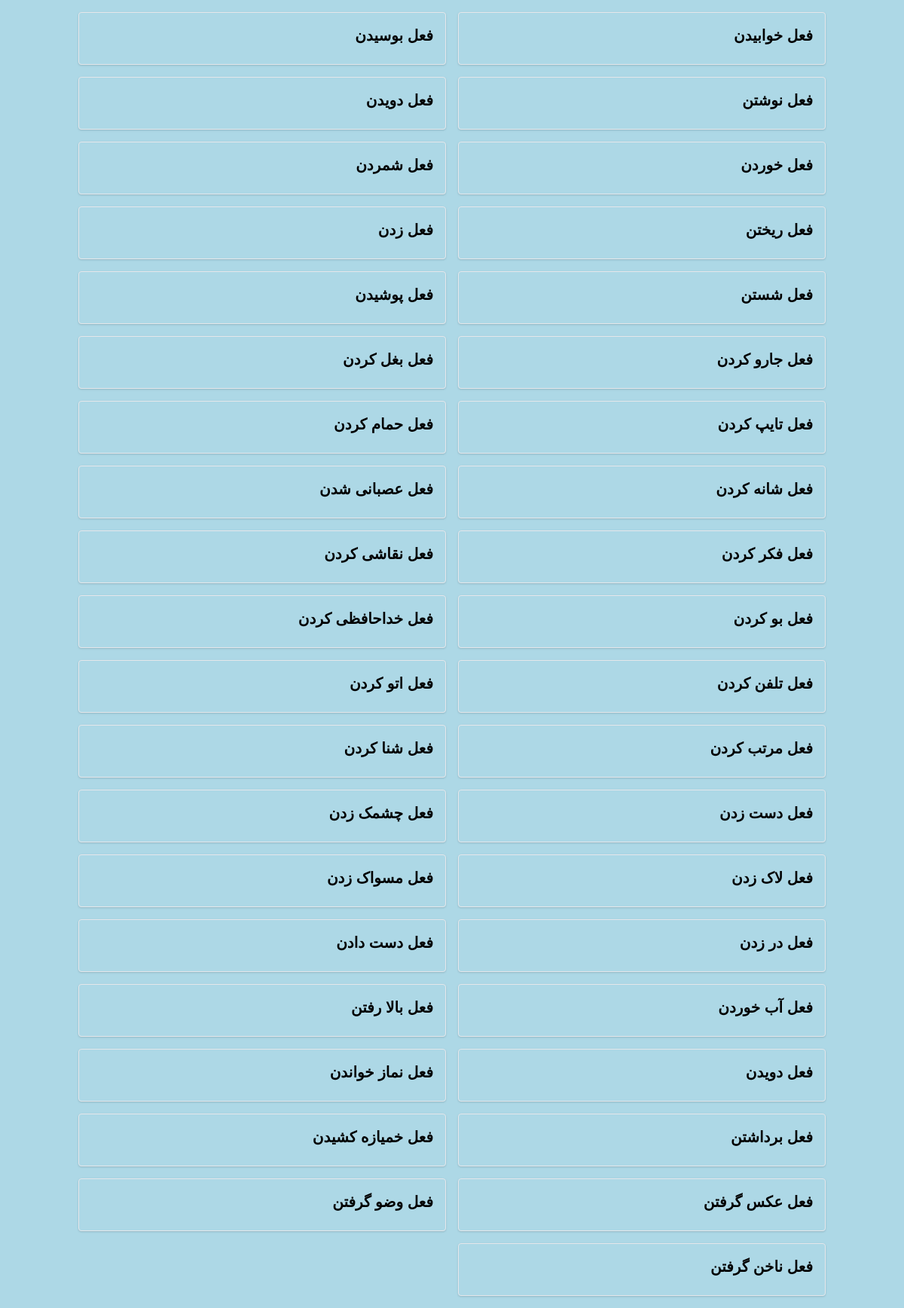
The page / on the database its author committed.
### verbtherapy/models.py (models this page shows, shortened)
class Card(models.Model):
    title = models.CharField(max_length=100)
    verb = models.CharField(max_length=100)  # فعل سوم شخص
    infinitive = models.TextField()  # مصدر
    image = models.ImageField(upload_to='cards/')
    subject=models.CharField(max_length=320 , blank=True , null=True)
    text_mafool=models.CharField(max_length=100, blank=True , null=True)
    pre_position=models.CharField(max_length=100, blank=True , null=True)
    pre_adverb=models.CharField(max_length=100, blank=True , null=True)
    adverb=models.CharField(max_length=100, blank=True , null=True)

### verbtherapy/views.py (the view)
# urls.py: 2. Add a URL to urlpatterns:  path('', views.home, name='home')
def home(request):
    cards = Card.objects.all()[:40]
    return render(request, 'home.html', {'cards': cards})

### verbtherapy/templates/home.html
{% extends 'base.html' %}
{% block content %}
<div class="container mx-auto grid grid-cols-2 gap-4 p-4">
    {% for card in cards %}
    <div class="card p-4 border rounded shadow hover:shadow-lg cursor-pointer"
         onclick="window.location='{% url 'card_detail' card.id 1 %}'">
        <h2 class="text-xl font-bold mb-2">{{ card.title }}</h2>
    </div>
    {% endfor %}
</div>
{% endblock %}

### verbtherapy/templates/base.html (shortened to what this page needs)
<!DOCTYPE html>
<html lang="fa" dir="rtl">
<head>
    <link href="https://cdn.jsdelivr.net/npm/tailwindcss@2.2.19/dist/tailwind.min.css" rel="stylesheet">
</head>
<body class="bg-gray-100">
    {% block content %}
    {% endblock %}
</body>
</html>

### verbtherapy/templates/base.html (style rules this page uses)
.bg-gray-100 { background-color: lightblue; }
body { font-family: 'Vazir', sans-serif; }

### rows shown on the page
Card: title "فعل خوابیدن"
Card: title "فعل بوسیدن"
Card: title "فعل نوشتن"
Card: title "فعل دویدن"
Card: title "فعل خوردن"
Card: title "فعل شمردن"
Card: title "فعل ریختن"
Card: title "فعل زدن"
Card: title "فعل شستن"
Card: title "فعل پوشیدن"
Card: title "فعل جارو کردن"
Card: title "فعل بغل کردن"
Card: title "فعل تایپ کردن"
Card: title "فعل حمام کردن"
Card: title "فعل شانه کردن"
Card: title "فعل عصبانی شدن"
Card: title "فعل فکر کردن"
Card: title "فعل نقاشی کردن"
Card: title "فعل بو کردن"
Card: title "فعل خداحافظی کردن"
Card: title "فعل تلفن کردن"
Card: title "فعل اتو کردن"
Card: title "فعل مرتب کردن"
Card: title "فعل شنا کردن"
Card: title "فعل دست زدن"
Card: title "فعل چشمک زدن"
Card: title "فعل لاک زدن"
Card: title "فعل مسواک زدن"
Card: title "فعل در زدن"
Card: title "فعل دست دادن"
Card: title "فعل آب خوردن"
Card: title "فعل بالا رفتن"
Card: title "فعل دویدن"
Card: title "فعل نماز خواندن"
Card: title "فعل برداشتن"
Card: title "فعل خمیازه کشیدن"
Card: title "فعل عکس گرفتن"
Card: title "فعل وضو گرفتن"
Card: title "فعل ناخن گرفتن"
